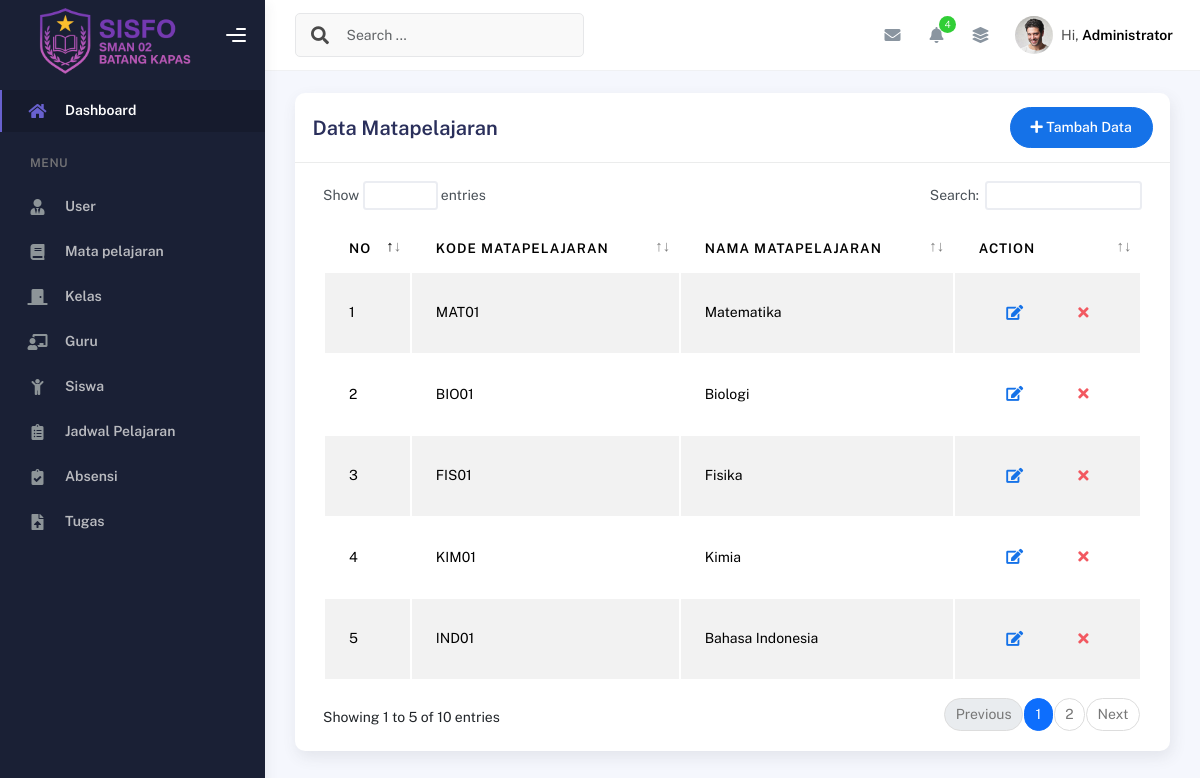
Screenshot of /index.php?page=mapel/index (signed in) with the database file from the repository.
### tables this page shows
CREATE TABLE `tb_mapel` (
  `id_mapel` int(11) NOT NULL,
  `kode_mapel` varchar(20) NOT NULL,
  `nama_mapel` varchar(100) NOT NULL
);

### index.php (called while the page is built, shortened)
<?php
include "layout/header.php";
include "layout/sidebar.php";
include "layout/navbar.php";
include "content.php";
include "layout/footer.php";

### mapel/index.php (the view)
<div class="container">
  <div class="page-inner">
    <div class="col-md-12">
      <div class="card">
        <div class="card-header">
          <div class="d-flex align-items-center">
            <h4 class="card-title">Data Matapelajaran</h4>
            <a class="btn btn-primary btn-round ms-auto" href="?page=mapel/tambah">
              <i class="fa fa-plus"></i>
              Tambah Data
            </a>
          </div>
        </div>
        <div class="card-body">
          <div class="table-responsive">
            <table id="add-row" class="display table table-striped table-hover">
              <thead>
                <tr>
                  <th>No</th>
                  <th>Kode Matapelajaran</th>
                  <th>Nama Matapelajaran</th>
                  <th style="width: 10%">Action</th>
                </tr>
              </thead>
              <tbody>
                <?php
                $no = 1;
                $query = mysqli_query($koneksi, "SELECT * FROM tb_mapel");
                while ($data = mysqli_fetch_array($query)) {
                ?>
                  <tr>
                    <td><?= $no++ ?></td>
                    <td><?= $data['kode_mapel'] ?></td>
                    <td><?= $data['nama_mapel'] ?></td>
                    <td>
                      <div class="form-button-action">
                        <a class="btn btn-link btn-primary btn-lg" href="?page=mapel/edit&id_mapel=<?= $data['id_mapel'] ?>"><i class="fa fa-edit"></i></a>
                        <a class="btn btn-link btn-danger btn-lg" href="?page=mapel/hapus&id_mapel=<?= $data['id_mapel'] ?>" onclick="return confirm('anda yakin hapus?')"><i class="fa fa-times"></i></a>
                      </div>
                    </td>
                  </tr>
                <?php } ?>
              </tbody>
            </table>
          </div>
        </div>
      </div>
    </div>
  </div>
</div>
</div>

### rows the page displays
tb_mapel: kode_mapel "MAT01", nama_mapel "Matematika"
tb_mapel: kode_mapel "BIO01", nama_mapel "Biologi"
tb_mapel: kode_mapel "FIS01", nama_mapel "Fisika"
tb_mapel: kode_mapel "KIM01", nama_mapel "Kimia"
tb_mapel: kode_mapel "IND01", nama_mapel "Bahasa Indonesia"

### other values shown
$_SESSION['nama'] "Administrator"
